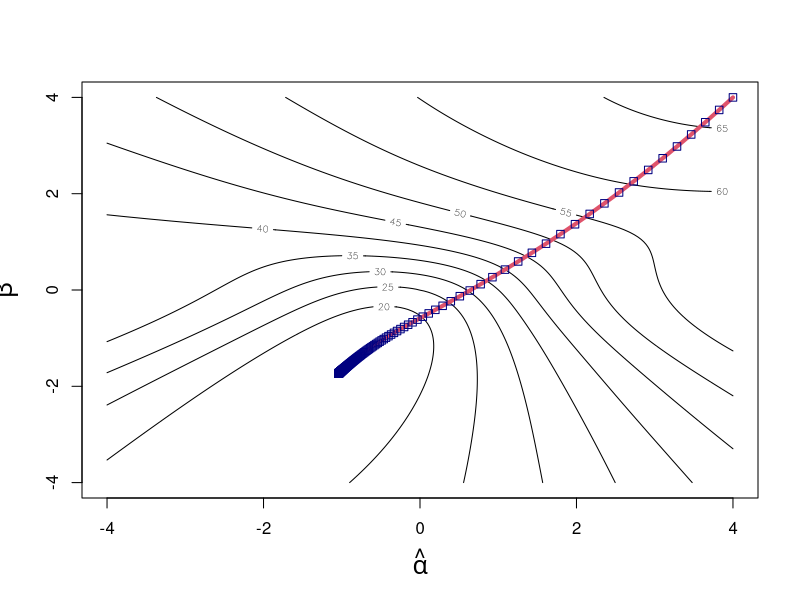

Source code (R):
## R_Demo_AML_neuralnet_gradiant_decent_glm.R
##########################################################################
## INSTRUCTOR: Christopher Fariss
## COURSE NAME: Programming and Simulation Methods for Computational Social Science (2W)
## University of Essex Summer School 2024
##
## Date: 2024-07-22
##
## Please e-mail me if you find any errors or have and suggestions
## e-mail: cjf0006@gmail.com
## e-mail: cjfariss@umich.edu
##
##########################################################################
## Introduction to tutorial:
##
## Overview of Gradient Decent for generalized linear model example.
##
## Gradient decent is an iterative process used to find the best parameter value(s) in any model and especially a neural network.
##
##########################################################################

## set learning rate this varies on the unit interval (0 to 1]
library(MASS)
library(boot)
library(gtools)

lr <- .5
n <- 100
x <- rnorm(n)

alpha <- -1
beta <- -2

y <- rbinom(1:n, 1, prob=inv.logit(alpha + beta*x))
#y <- rbinom(1:n, 1, prob=inv.logit(alpha + beta*x + rnorm(n)))

## Start with a random guess
X_mat <- cbind(1,x)

alpha_hat <- 4
beta_hat <- 4
iterations <- 1000

loss <- variance <- NA

y_hat <- matrix(NA, nrow=n, ncol=iterations)
y_error <- matrix(NA, nrow=n, ncol=iterations)
delta <- matrix(NA, nrow=2, ncol=iterations)

## sequential iterations to evaluate loss function
for (j in 1:iterations){
    
    ## calculate the predicted y_hat based on the observed x variable and the best guess of alpha and beta
    y_hat[,j] <- inv.logit(alpha_hat[j] + beta_hat[j] * x)

    ## this works too but not as well as above
    #y_hat[,j] <- rbinom(1:n,1,prob=inv.logit(alpha_hat[j] + beta_hat[j] * x))
    
    ## difference between the predicted y (y_hat) and y is the error for y
    y_error[,j] <- y_hat[,j] - y
    
    ## the estimated error is used to calculate the unexplained variance between y and y_hat, which is the sum of squared errors
    loss[j] <- sum(y_error[,j]^2)
    
    ## calculate the gradient at that point (this works because the errors are independent to the column vectors in X
    ##delta[1:2,j] <- (t(X_mat) %*% y_error[,j]) * (1/n)
    delta[1,j] <- sum(X_mat[,1] * y_error[,j])/n
    delta[2,j] <- sum(X_mat[,2] * y_error[,j])/n
    
    ## shift estimates along the gradient (+ function if y-y_hat; - function if y_hat-y)
    alpha_hat[j+1] <- alpha_hat[j] - (lr*delta[1,j])
    beta_hat[j+1] <- beta_hat[j] - (lr*delta[2,j])
}

## estimate glm model
fit <- glm(y~x, family=binomial("logit"))
summary(fit)

## print the last value of the sequence of parameter estimates
alpha_hat[length(alpha_hat)]
beta_hat[length(beta_hat)]


## graph the values as a function of the loss statistic
ALPHA_seq <- seq(from=-4,4,.05)
BETA_seq <- seq(from=-4,4,.05)

LOSS <- matrix(NA, nrow=length(ALPHA_seq), ncol=length(BETA_seq))

## grid search for graphing
for(i in 1:length(ALPHA_seq)){
    for(j in 1:length(ALPHA_seq)){
        Y_hat <- inv.logit(ALPHA_seq[i] + BETA_seq[j] * X_mat[,2])
        LOSS[i,j] <- sum((y-Y_hat)^2)
        
    }
}

## plot the log loss
contour(ALPHA_seq, BETA_seq,(LOSS), xlab=expression(hat(alpha)), ylab=expression(hat(beta)), cex.lab=1.5)
lines(alpha_hat, beta_hat, col=2, lwd=4)
points(alpha_hat, beta_hat, col="navy", pch=.5)

